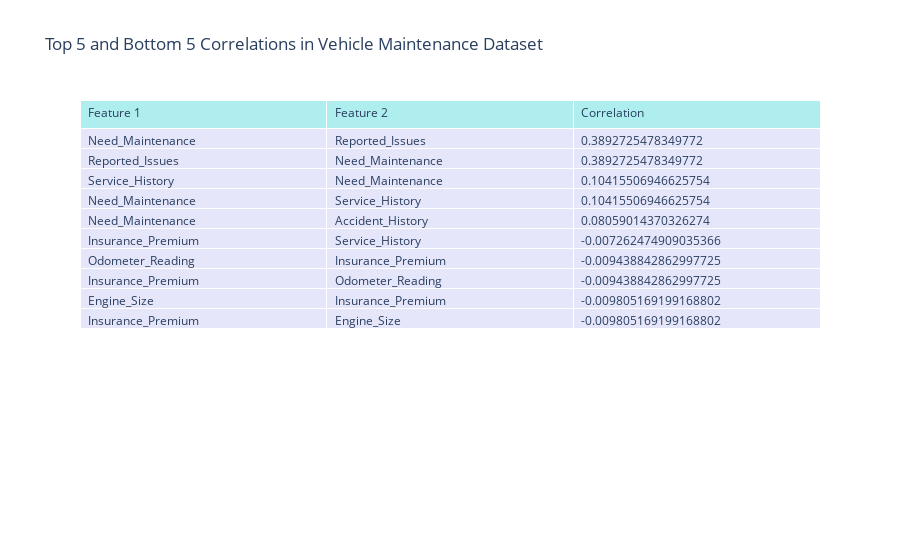

This figure's notebook cell:
### Markdown cell above
# Corelation Analysis

### Code cell
import plotly.graph_objects as go
# Calculate correlation matrix, considering only numeric columns
correlation_matrix = maintenance.corr(numeric_only=True)  # Added numeric_only=True

# Create heatmap
plt.figure(figsize=(12, 8))  # Adjust figure size if needed
sns.heatmap(correlation_matrix, annot=True, cmap='coolwarm', fmt=".2f")
plt.title("Correlation Matrix of Vehicle Maintenance Dataset")
plt.show()

# Find top 5 and bottom 5 correlated feature pairs
correlation_pairs = correlation_matrix.unstack().reset_index()
correlation_pairs.columns = ['Feature 1', 'Feature 2', 'Correlation']
correlation_pairs = correlation_pairs[correlation_pairs['Feature 1'] != correlation_pairs['Feature 2']]  # Remove self-correlation
correlation_pairs = correlation_pairs.sort_values(by='Correlation', ascending=False)

# Top 5 correlations
top_5 = correlation_pairs.head(5)
# Bottom 5 correlations
bottom_5 = correlation_pairs.tail(5)

# Combine top and bottom correlations
correlation_summary = pd.concat([top_5, bottom_5])

# Create Plotly table
table = go.Figure(data=[go.Table(
    header=dict(values=list(correlation_summary.columns),
                fill_color='paleturquoise',
                align='left'),
    cells=dict(values=[correlation_summary['Feature 1'], correlation_summary['Feature 2'], correlation_summary['Correlation']],
               fill_color='lavender',
               align='left'))
])

table.update_layout(title='Top 5 and Bottom 5 Correlations in Vehicle Maintenance Dataset')
table.show()

### Figure 1 — Plotly figure (JSON) as saved in the notebook; plotly's stock layout.template omitted (floating-point values rounded to 4 significant figures)
{"data": [{"cells": {"align": "left", "fill": {"color": "lavender"}, "values": [["Need_Maintenance", "Reported_Issues", "Service_History", "Need_Maintenance", "Need_Maintenance", "Insurance_Premium", "Odometer_Reading", "Insurance_Premium", "Engine_Size", "Insurance_Premium"], ["Reported_Issues", "Need_Maintenance", "Need_Maintenance", "Service_History", "Accident_History", "Service_History", "Insurance_Premium", "Odometer_Reading", "Insurance_Premium", "Engine_Size"], [0.3893, 0.3893, 0.1042, 0.1042, 0.08059, -0.007262, -0.009439, -0.009439, -0.009805, -0.009805]]}, "header": {"align": "left", "fill": {"color": "paleturquoise"}, "values": ["Feature 1", "Feature 2", "Correlation"]}, "type": "table"}], "layout": {"title": {"text": "Top 5 and Bottom 5 Correlations in Vehicle Maintenance Dataset"}}}
